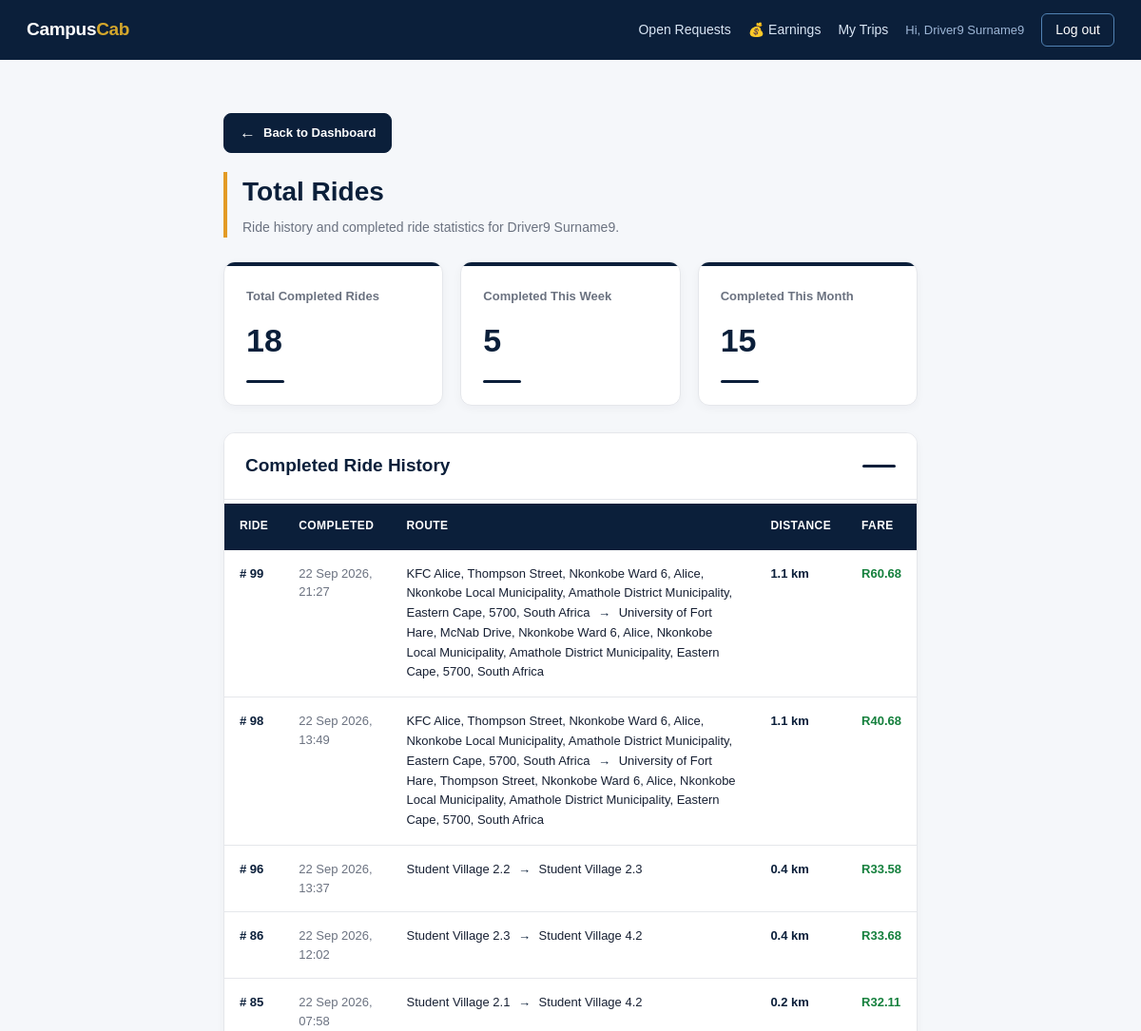
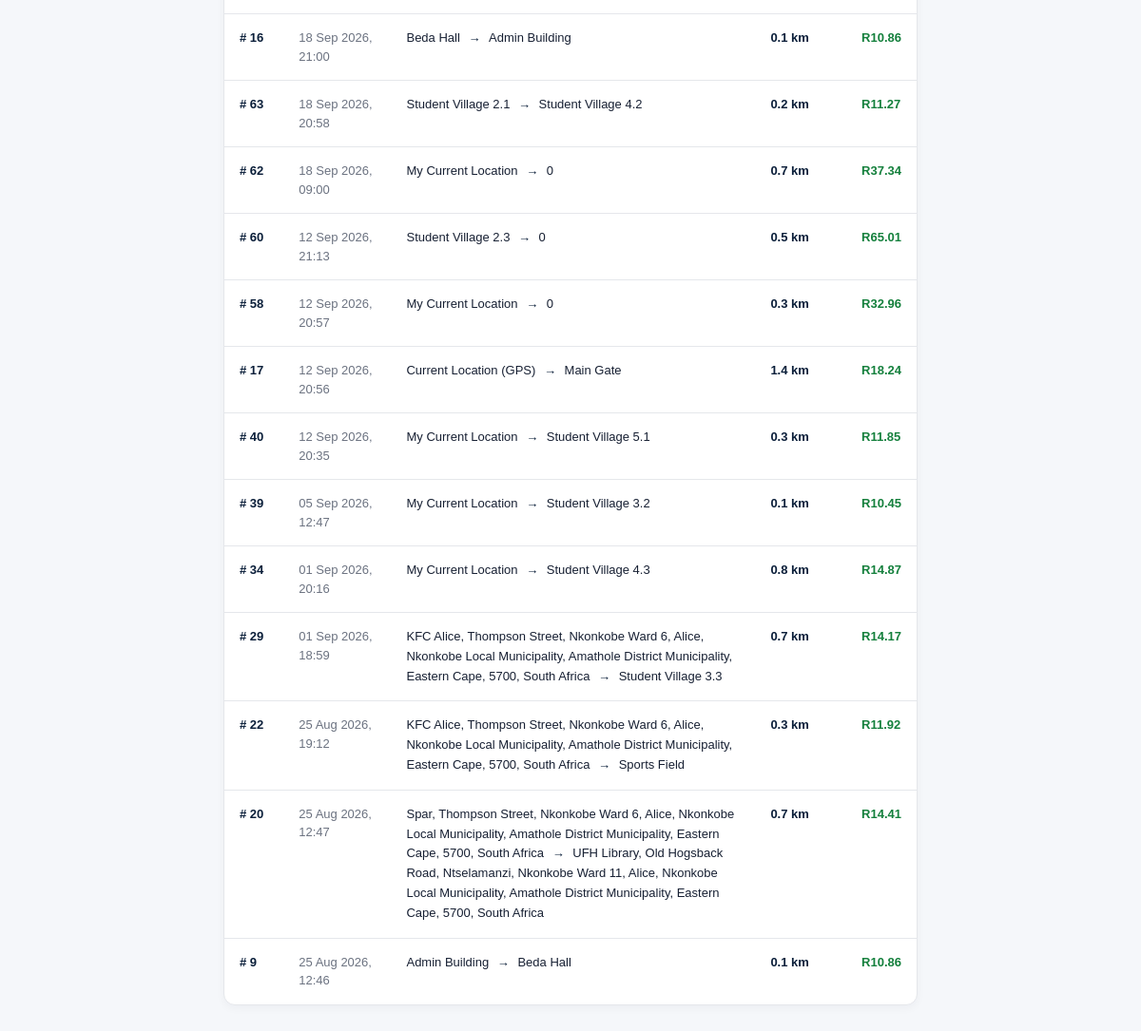
The app's page /driver_total_rides.php (signed in) with its own data (2 pictures, top to bottom).
### tables this page shows
CREATE TABLE `driver` (
  `DriverID` int(11) NOT NULL,
  `DriverFname` varchar(50) NOT NULL,
  `DriverLname` varchar(50) NOT NULL,
  `DriverEmail` varchar(50) NOT NULL,
  `DriverPhoneNo` varchar(15) NOT NULL,
  `driverAccount_Status` enum('Active','Inactive') DEFAULT 'Active',
  `licence_number` varchar(30) NOT NULL,
  `availability_status` enum('Available','Unavailable') DEFAULT 'Unavailable',
  `password` varchar(255) NOT NULL DEFAULT '',
  `profile_picture` varchar(225) NOT NULL
);

CREATE TABLE `ride` (
  `rideID` int(11) NOT NULL,
  `studentID` int(11) DEFAULT NULL,
  `staffID` int(11) DEFAULT NULL,
  `requester_type` enum('Student','Staff') NOT NULL DEFAULT 'Student',
  `request_type` enum('Ride','Parcel') NOT NULL DEFAULT 'Ride',
  `parcel_details` varchar(255) DEFAULT NULL,
  `DriverID` int(11) DEFAULT NULL,
  `pickup_address` varchar(250) DEFAULT NULL,
  `pickup_latitude` decimal(10,7) DEFAULT NULL,
  `pickup_longitude` decimal(10,7) DEFAULT NULL,
  `destination_address` varchar(250) DEFAULT NULL,
  `destination_latitude` decimal(10,7) DEFAULT NULL,
  `destination_longitude` decimal(10,7) DEFAULT NULL,
  `requested_at` datetime DEFAULT NULL,
  `accepted_at` datetime DEFAULT NULL,
  `started_at` datetime DEFAULT NULL,
  `Completed_at` datetime DEFAULT NULL,
  `ride_status` enum('Requested','Accepted','Driver Arriving','In Progress','Completed','Cancelled') DEFAULT 'Requested',
  `cancellation_reason` varchar(255) DEFAULT NULL,
  `cancelled_at` datetime DEFAULT NULL,
  `estimated_distance_km` decimal(6,2) DEFAULT NULL,
  `estimated_duration_min` int(11) DEFAULT NULL,
  `estimated_price` decimal(8,2) DEFAULT NULL,
  `driver_earning` double NOT NULL,
  `campus_commission` double NOT NULL
);

### driver_total_rides.php (the view, shortened to what this page needs)
<?php
include 'db_connect.php';
$driverID = (int)($_SESSION['driver_id'] ?? 0);
$driverName = "Driver";
$stmt = $conn->prepare("
    SELECT DriverFname, DriverLname
    FROM driver
    WHERE DriverID = ?
    LIMIT 1
");
if ($stmt) {
    $stmt->bind_param("i", $driverID);
    $stmt->execute();
    $result = $stmt->get_result();
    if ($row = $result->fetch_assoc()) {
        $driverName = trim(
            ($row['DriverFname'] ?? '') . " " .
            ($row['DriverLname'] ?? '')
        );
    }
}
$totalRides = 0;
$stmt = $conn->prepare("
    SELECT COUNT(*) AS total
    FROM ride
    WHERE DriverID = ?
    AND ride_status = 'Completed'
");
if ($stmt) {
    $stmt->bind_param("i", $driverID);
    $stmt->execute();
    $result = $stmt->get_result();
    $row = $result->fetch_assoc();
    $totalRides = $row['total'] ?? 0;
}
$weekRides = 0;
$stmt = $conn->prepare("
    SELECT COUNT(*) AS total
    FROM ride
    WHERE DriverID = ?
    AND ride_status = 'Completed'
    AND YEARWEEK(completed_at, 1) =
        YEARWEEK(CURDATE(), 1)
");
if ($stmt) {
    $stmt->bind_param("i", $driverID);
    $stmt->execute();
    $result = $stmt->get_result();
    $row = $result->fetch_assoc();
    $weekRides = $row['total'] ?? 0;
}
$monthRides = 0;
$stmt = $conn->prepare("
    SELECT COUNT(*) AS total
    FROM ride
    WHERE DriverID = ?
    AND ride_status = 'Completed'
    AND YEAR(completed_at) = YEAR(CURDATE())
    AND MONTH(completed_at) = MONTH(CURDATE())
");
if ($stmt) {
    $stmt->bind_param("i", $driverID);
    $stmt->execute();
    $result = $stmt->get_result();
    $row = $result->fetch_assoc();
    $monthRides = $row['total'] ?? 0;
}
$rides = [];
$stmt = $conn->prepare("
    SELECT
        rideID,
        pickup_address,
        destination_address,
        estimated_distance_km,
        estimated_price,
        completed_at
    FROM ride
    WHERE DriverID = ?
    AND ride_status = 'Completed'
    ORDER BY completed_at DESC
");
if ($stmt) {
    $stmt->bind_param("i", $driverID);
    $stmt->execute();
    $result = $stmt->get_result();
    while ($row = $result->fetch_assoc()) {
        $rides[] = $row;
    }
}
include 'header.php';
?>
<div class="page-wrapper">
    <a
        href="driver_dashboard.php"
        class="back-button"
    >
        <span class="back-arrow">
            ←
        </span>
        <span>
            Back to Dashboard
        </span>
    </a>
    <div class="page-title">
        <h1>
            Total Rides
        </h1>
        <p>
            Ride history and completed ride statistics for
            <?php
            echo htmlspecialchars($driverName);
            ?>.
        </p>
    </div>
    <div class="summary-grid">
        <div class="summary-card total">
            <h3>
                Total Completed Rides
            </h3>
            <div class="summary-number">
                <?php
                echo (int)$totalRides;
                ?>
            </div>
        </div>
        <div class="summary-card week">
            <h3>
                Completed This Week
            </h3>
            <div class="summary-number">
                <?php
                echo (int)$weekRides;
                ?>
            </div>
        </div>
        <div class="summary-card today">
            <h3>
                Completed This Month
            </h3>
            <div class="summary-number">
                <?php
                echo (int)$monthRides;
                ?>
            </div>
        </div>
    </div>
    <section class="history-card">
        <div class="history-header">
            <h2>
                Completed Ride History
            </h2>
            <div class="history-accent"></div>
        </div>
        <div class="table-wrapper">
            <table>
                <thead>
                    <tr>
                        <th>
                            Ride
                        </th>
                        <th>
                            Completed
                        </th>
                        <th>
                            Route
                        </th>
                        <th>
                            Distance
                        </th>
                        <th>
                            Fare
                        </th>
                    </tr>
                </thead>
                <tbody>
                <?php if (count($rides) === 0): ?>
                    <tr>
                        <td
                            colspan="5"
                            class="empty"
                        >
                            <strong>
                                No completed rides yet
                            </strong>
                            Your completed rides will appear here.
                        </td>
                    </tr>
                <?php else: ?>
                    <?php foreach ($rides as $ride): ?>
                        <tr>
                            <td class="ride-id">
                                #
                                <?php
                                echo (int)$ride['rideID'];
                                ?>
                            </td>
                            <td>
                                <?php
                                if (
                                    !empty(
                                        $ride['completed_at']
                                    )
                                ) {
                                    echo date(
                                        'd M Y, H:i',
                                        strtotime(
                                            $ride['completed_at']
                                        )
                                    );
                                } else {
                                    echo '—';
                                }
                                ?>
                            </td>
                            <td class="route">
                                <?php
                                echo htmlspecialchars(
                                    $ride['pickup_address'] ?? ''
                                );
                                ?>
                                <span
                                    style="
                                        color:var(--navy);
                                        font-weight:700;
                                        margin:0 5px;
                                    "
                                >
                                    →
                                </span>
                                <?php
                                echo htmlspecialchars(
                                    $ride['destination_address'] ?? ''
                                );
                                ?>
                            </td>
                            <td class="distance">
                                <?php
                                if (
                                    $ride[
                                        'estimated_distance_km'
                                    ] !== null
                                ) {
                                    echo number_format(
                                        (float)
                                        $ride[
                                            'estimated_distance_km'
                                        ],
                                        1
                                    );
                                    echo " km";
                                } else {
                                    echo "—";
                                }
                                ?>
                            </td>
                            <td class="fare">
                                <?php
                                if (
                                    $ride[
                                        'estimated_price'
                                    ] !== null
                                ) {
                                    echo "R";
                                    echo number_format(
                                        (float)
                                        $ride[
                                            'estimated_price'
                                        ],
                                        2
                                    );
                                } else {
                                    echo "—";
                                }
                                ?>
                            </td>
                        </tr>
                    <?php endforeach; ?>
                <?php endif; ?>
                </tbody>
            </table>
        </div>
    </section>
</div>

### style.css (style rules this page uses)
:root { --navy: #0c2d4d; --navy-light: #185fa5; --gold: #e0a526; --gold-dark: #b8860f; --teal: #0f6e56; --teal-bg: #dcf1e9; --coral: #b03a2e; --coral-bg: #fbe2df; --amber-bg: #fbecc9; --amber-text: #8a6d00; --ink: #1c2430; --muted: #667085; --border: #e2e2dc; --bg: #f6f5f1; --card: #ffffff; }
* { box-sizing: border-box; }
body { font-family: -apple-system, "Segoe UI", Roboto, Helvetica, Arial, sans-serif; background: var(--bg); color: var(--ink); margin: 0; line-height: 1.5; }
table { width: 100%; border-collapse: collapse; margin-top: 4px; }
th, td { text-align: left; padding: 10px 8px; border-bottom: 1px solid var(--border); font-size: 13.5px; }
th { color: var(--muted); font-weight: 600; font-size: 12px; text-transform: uppercase; letter-spacing: 0.4px; }

### driver_total_rides.php (style rules this page uses)
:root { --navy:#0b1f3a; --navy-light:#17365f; --gold:#d4a72c; --gold-dark:#b8860f; --orange:#e39b24; --card:#ffffff; --border:#e5e7eb; --ink:#172033; --muted:#6b7280; --bg:#f5f7fa; --green:#15803d; --red:#b91c1c; }
* { box-sizing:border-box; }
body { margin:0; font-family: Arial, Helvetica, sans-serif; background:var(--bg); color:var(--ink); }
a { text-decoration:none; }
.page-wrapper { max-width:1200px; margin:0 auto; padding:28px 25px 40px; }
.back-button { display:inline-flex; align-items:center; gap:8px; padding:10px 16px; margin-bottom:20px; background:var(--navy); color:white; border:1px solid var(--navy); border-radius:8px; font-size:13px; font-weight:600; transition: background 0.2s ease, border-color 0.2s ease; }
.back-arrow { color:white; font-size:17px; line-height:1; }
.page-title { margin-bottom:25px; border-left:4px solid var(--orange); padding-left:16px; }
.page-title h1 { margin:0 0 6px; font-size:28px; color:var(--navy); font-weight:700; }
.page-title p { margin:0; color:var(--muted); font-size:14px; line-height:1.5; }
.summary-grid { display:grid; grid-template-columns: repeat(3, 1fr); gap:18px; margin-bottom:28px; }
.summary-card { position:relative; background:var(--card); border:1px solid var(--border); border-radius:12px; padding:23px; overflow:hidden; box-shadow: 0 3px 10px rgba(11,31,58,0.04); transition: transform 0.2s ease, box-shadow 0.2s ease; }
.summary-card::before { content:""; position:absolute; top:0; left:0; width:100%; height:4px; background:var(--navy); }
.summary-card h3 { margin:0 0 12px; padding-top:3px; font-size:13px; color:var(--muted); font-weight:600; }
.summary-number { font-size:34px; font-weight:700; color:var(--navy); }
.summary-card.today::before, .summary-card.week::before, .summary-card.total::before { background:var(--navy); }
.summary-card::after { content:""; display:block; width:40px; height:3px; margin-top:16px; border-radius:3px; background:var(--navy); }
.history-card { background:white; border:1px solid var(--border); border-radius:12px; overflow:hidden; box-shadow: 0 3px 10px rgba(11,31,58,0.04); }
.history-header { display:flex; align-items:center; justify-content:space-between; padding:20px 22px; border-bottom:1px solid var(--border); background:white; }
.history-header h2 { margin:0; font-size:19px; color:var(--navy); font-weight:700; }
.history-accent { width:35px; height:3px; background:var(--navy); border-radius:3px; }
.table-wrapper { overflow-x:auto; }
table { width:100%; border-collapse:collapse; }
th { text-align:left; padding:14px 16px; background:var(--navy); color:white; font-size:12px; font-weight:700; border-bottom:3px solid var(--navy); }
td { padding:15px 16px; border-bottom:1px solid var(--border); font-size:13px; color:var(--muted); vertical-align:top; }
tbody tr { transition: background 0.15s ease; }
tr:last-child td { border-bottom:none; }
.ride-id { color:var(--navy); font-weight:700; white-space:nowrap; }
td.route { min-width:280px; color:var(--ink); line-height:1.6; }
.distance { white-space:nowrap; color:var(--navy); font-weight:600; }
.fare { white-space:nowrap; color:var(--green); font-weight:700; }

### records on screen
driver: driverName "Driver9 Surname9"
ride: rideID "99", Completed_at "22 Sep 2026, 21:27", pickup_address "KFC Alice, Thompson Street, Nkonkobe Ward 6, Alice, Nkonkobe Local Municipality, Amathole District Municipality, Eastern Cape, 5700, South Africa", destination_address "University of Fort Hare, McNab Drive, Nkonkobe Ward 6, Alice, Nkonkobe Local Municipality, Amathole District Municipality, Eastern Cape, 5700, South Africa", estimated_distance_km "1.1", estimated_price "60.68"
ride: rideID "98", Completed_at "22 Sep 2026, 13:49", pickup_address "KFC Alice, Thompson Street, Nkonkobe Ward 6, Alice, Nkonkobe Local Municipality, Amathole District Municipality, Eastern Cape, 5700, South Africa", destination_address "University of Fort Hare, Thompson Street, Nkonkobe Ward 6, Alice, Nkonkobe Local Municipality, Amathole District Municipality, Eastern Cape, 5700, South Africa", estimated_distance_km "1.1", estimated_price "40.68"
ride: rideID "96", Completed_at "22 Sep 2026, 13:37", pickup_address "Student Village 2.2", destination_address "Student Village 2.3", estimated_distance_km "0.4", estimated_price "33.58"
ride: rideID "86", Completed_at "22 Sep 2026, 12:02", pickup_address "Student Village 2.3", destination_address "Student Village 4.2", estimated_distance_km "0.4", estimated_price "33.68"
ride: rideID "85", Completed_at "22 Sep 2026, 07:58", pickup_address "Student Village 2.1", destination_address "Student Village 4.2", estimated_distance_km "0.2", estimated_price "32.11"
ride: rideID "16", Completed_at "18 Sep 2026, 21:00", pickup_address "Beda Hall", destination_address "Admin Building", estimated_distance_km "0.1", estimated_price "10.86"
ride: rideID "63", Completed_at "18 Sep 2026, 20:58", pickup_address "Student Village 2.1", destination_address "Student Village 4.2", estimated_distance_km "0.2", estimated_price "11.27"
ride: rideID "62", Completed_at "18 Sep 2026, 09:00", pickup_address "My Current Location", destination_address "0", estimated_distance_km "0.7", estimated_price "37.34"
ride: rideID "60", Completed_at "12 Sep 2026, 21:13", pickup_address "Student Village 2.3", destination_address "0", estimated_distance_km "0.5", estimated_price "65.01"
ride: rideID "58", Completed_at "12 Sep 2026, 20:57", pickup_address "My Current Location", destination_address "0", estimated_distance_km "0.3", estimated_price "32.96"
ride: rideID "17", Completed_at "12 Sep 2026, 20:56", pickup_address "Current Location (GPS)", destination_address "Main Gate", estimated_distance_km "1.4", estimated_price "18.24"
ride: rideID "40", Completed_at "12 Sep 2026, 20:35", pickup_address "My Current Location", destination_address "Student Village 5.1", estimated_distance_km "0.3", estimated_price "11.85"
ride: rideID "39", Completed_at "05 Sep 2026, 12:47", pickup_address "My Current Location", destination_address "Student Village 3.2", estimated_distance_km "0.1", estimated_price "10.45"
ride: rideID "34", Completed_at "01 Sep 2026, 20:16", pickup_address "My Current Location", destination_address "Student Village 4.3", estimated_distance_km "0.8", estimated_price "14.87"
ride: rideID "29", Completed_at "01 Sep 2026, 18:59", pickup_address "KFC Alice, Thompson Street, Nkonkobe Ward 6, Alice, Nkonkobe Local Municipality, Amathole District Municipality, Eastern Cape, 5700, South Africa", destination_address "Student Village 3.3", estimated_distance_km "0.7", estimated_price "14.17"
ride: rideID "22", Completed_at "25 Aug 2026, 19:12", pickup_address "KFC Alice, Thompson Street, Nkonkobe Ward 6, Alice, Nkonkobe Local Municipality, Amathole District Municipality, Eastern Cape, 5700, South Africa", destination_address "Sports Field", estimated_distance_km "0.3", estimated_price "11.92"
ride: rideID "20", Completed_at "25 Aug 2026, 12:47", pickup_address "Spar, Thompson Street, Nkonkobe Ward 6, Alice, Nkonkobe Local Municipality, Amathole District Municipality, Eastern Cape, 5700, South Africa", destination_address "UFH Library, Old Hogsback Road, Ntselamanzi, Nkonkobe Ward 11, Alice, Nkonkobe Local Municipality, Amathole District Municipality, Eastern Cape, 5700, South Africa", estimated_distance_km "0.7", estimated_price "14.41"
ride: rideID "9", Completed_at "25 Aug 2026, 12:46", pickup_address "Admin Building", destination_address "Beda Hall", estimated_distance_km "0.1", estimated_price "10.86"

### other values on screen
$_SESSION['driver_name'] "Driver9 Surname9"
$totalRides "18"
$weekRides "5"
$monthRides "15"
